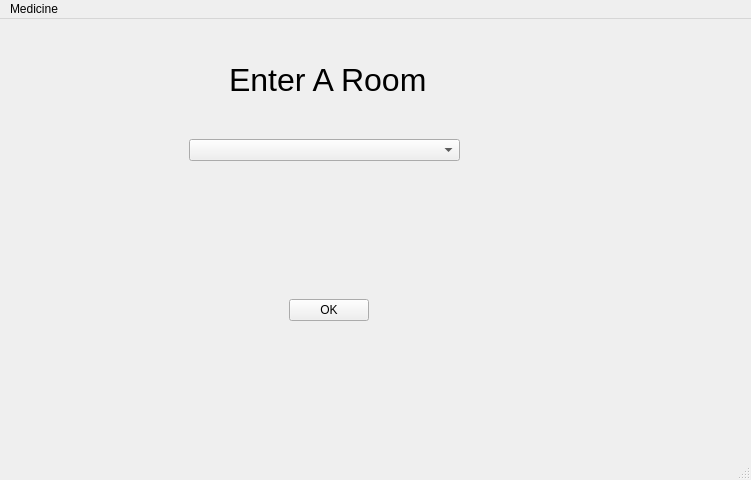
<?xml version="1.0" encoding="UTF-8"?>
<ui version="4.0">
 <class>MainWindow</class>
 <widget class="QMainWindow" name="MainWindow">
  <property name="geometry">
   <rect>
    <x>0</x>
    <y>0</y>
    <width>751</width>
    <height>480</height>
   </rect>
  </property>
  <property name="windowTitle">
   <string>MainWindow</string>
  </property>
  <widget class="QWidget" name="centralwidget">
   <widget class="QWidget" name="verticalLayoutWidget">
    <property name="geometry">
     <rect>
      <x>-1</x>
      <y>0</y>
      <width>751</width>
      <height>451</height>
     </rect>
    </property>
    <layout class="QVBoxLayout" name="verticalLayout">
     <item>
      <widget class="QStackedWidget" name="stackedWidget">
       <widget class="QWidget" name="page">
        <widget class="QLabel" name="label">
         <property name="geometry">
          <rect>
           <x>230</x>
           <y>40</y>
           <width>201</width>
           <height>41</height>
          </rect>
         </property>
         <property name="font">
          <font>
           <pointsize>24</pointsize>
          </font>
         </property>
         <property name="text">
          <string>Enter A Room</string>
         </property>
        </widget>
        <widget class="QComboBox" name="comboBox">
         <property name="geometry">
          <rect>
           <x>190</x>
           <y>120</y>
           <width>271</width>
           <height>22</height>
          </rect>
         </property>
        </widget>
        <widget class="QPushButton" name="pushButton">
         <property name="geometry">
          <rect>
           <x>290</x>
           <y>280</y>
           <width>80</width>
           <height>22</height>
          </rect>
         </property>
         <property name="text">
          <string>OK</string>
         </property>
        </widget>
       </widget>
       <widget class="QWidget" name="page_2"/>
      </widget>
     </item>
    </layout>
   </widget>
  </widget>
  <widget class="QMenuBar" name="menubar">
   <property name="geometry">
    <rect>
     <x>0</x>
     <y>0</y>
     <width>751</width>
     <height>21</height>
    </rect>
   </property>
   <widget class="QMenu" name="menuHello">
    <property name="title">
     <string>Medicine</string>
    </property>
    <addaction name="actionCheckout_Medicine"/>
   </widget>
   <addaction name="menuHello"/>
  </widget>
  <widget class="QStatusBar" name="statusbar"/>
  <action name="actionCheckout_Medicine">
   <property name="text">
    <string>Checkout Medicine</string>
   </property>
  </action>
 </widget>
 <resources/>
 <connections/>
</ui>
